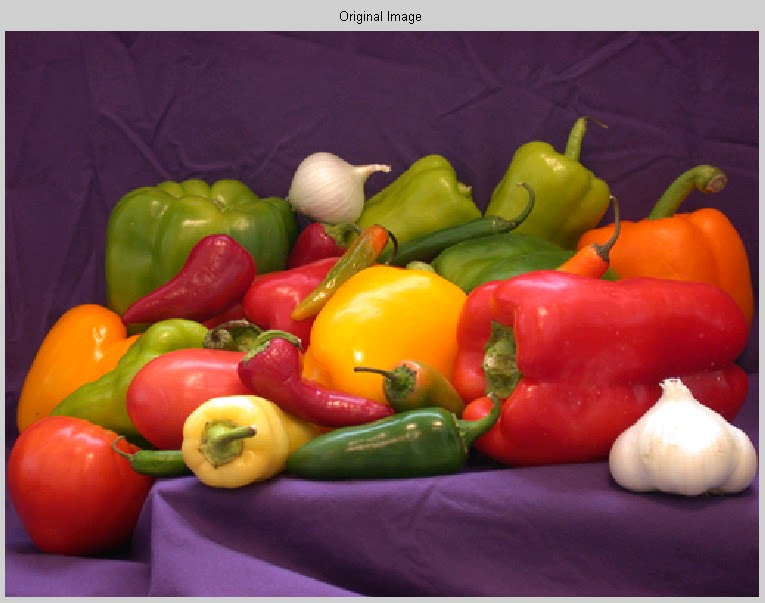
#> input picture Pictures/picture2.jpg, 765 x 603 px, found by its file name
$ python NegatifDonusum.py
#> lines starting #> are read from the running program, lines starting #| are printed output that depends on the picture
import pathlib
import cv2
from pathlib import Path

#Negatif Dönüşüm

print(cv2.__version__)

path = str(Path(pathlib.Path().absolute()).parents[0])
path+="\\Pictures"

image = cv2.imread(path+'\\picture2.jpg') # Need to be sure to have a 8-bit input
#> image is the input picture: shape (603, 765, 3); mean B, G, R 67.1, 75.9, 126.7
image_gray = cv2.imread(path+'\\picture2.jpg',cv2.IMREAD_GRAYSCALE) # Need to be sure to have a 8-bit input
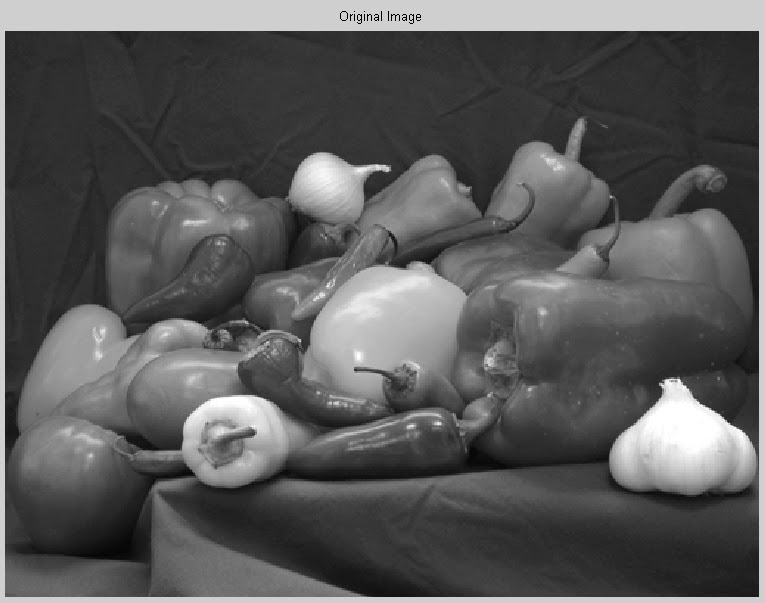
#> image_gray: shape (603, 765); min 0, max 255, mean 90.1

colored_negative = abs(255-image)
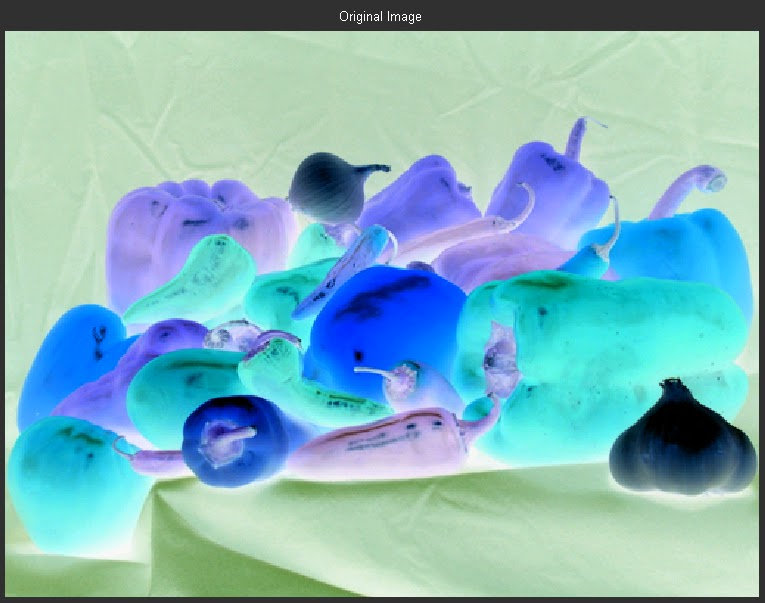
#> colored_negative: shape (603, 765, 3); mean B, G, R 187.9, 179.1, 128.3
gray_negative = abs(255-image_gray)
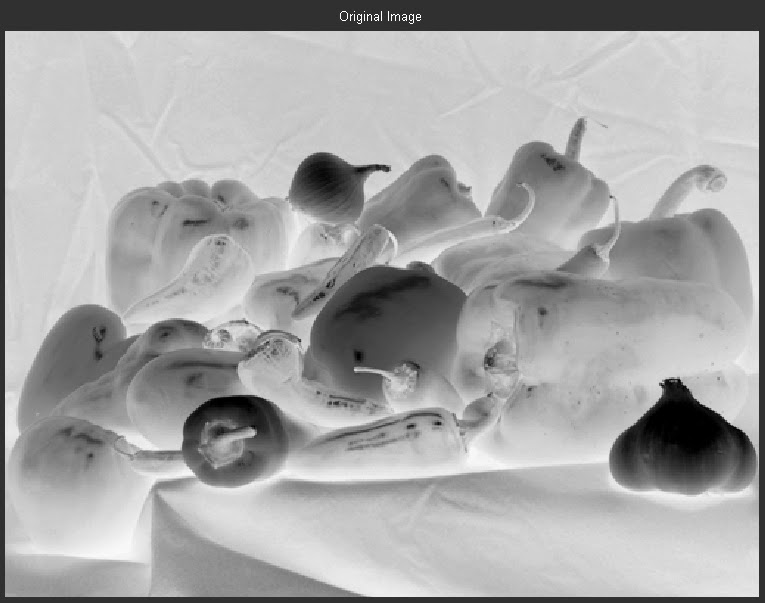
#> gray_negative: shape (603, 765); min 0, max 255, mean 164.9

cv2.imshow('Orijinal', image)
cv2.waitKey(0)
cv2.destroyAllWindows()

cv2.imshow('Orijinal Gri', image_gray)
cv2.waitKey(0)
cv2.destroyAllWindows()

cv2.imshow('Negatif', colored_negative)
cv2.waitKey(0)
cv2.destroyAllWindows()

cv2.imshow('Negatif Gri', gray_negative)
cv2.waitKey(0)
cv2.destroyAllWindows()

$ run again, with Pictures/picture1.jpg copied over Pictures/picture2.jpg
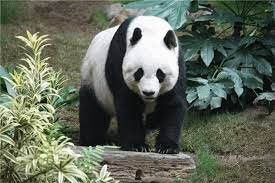
#> input picture Pictures/picture1.jpg, 275 x 183 px, found by its file name
#> image is the input picture: shape (183, 275, 3); mean B, G, R 90.1, 104.6, 97.2
#> `image_gray = cv2.imread(path+'\\picture2.jpg',cv2.IMREAD_GRAYSCALE)`:
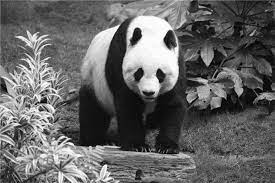
#> image_gray: shape (183, 275); min 0, max 255, mean 100.7
#> `gray_negative = abs(255-image_gray)`:
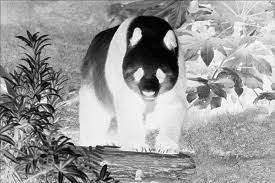
#> gray_negative: shape (183, 275); min 0, max 255, mean 154.3

$ run again, with Pictures/picture3.jpg copied over Pictures/picture2.jpg
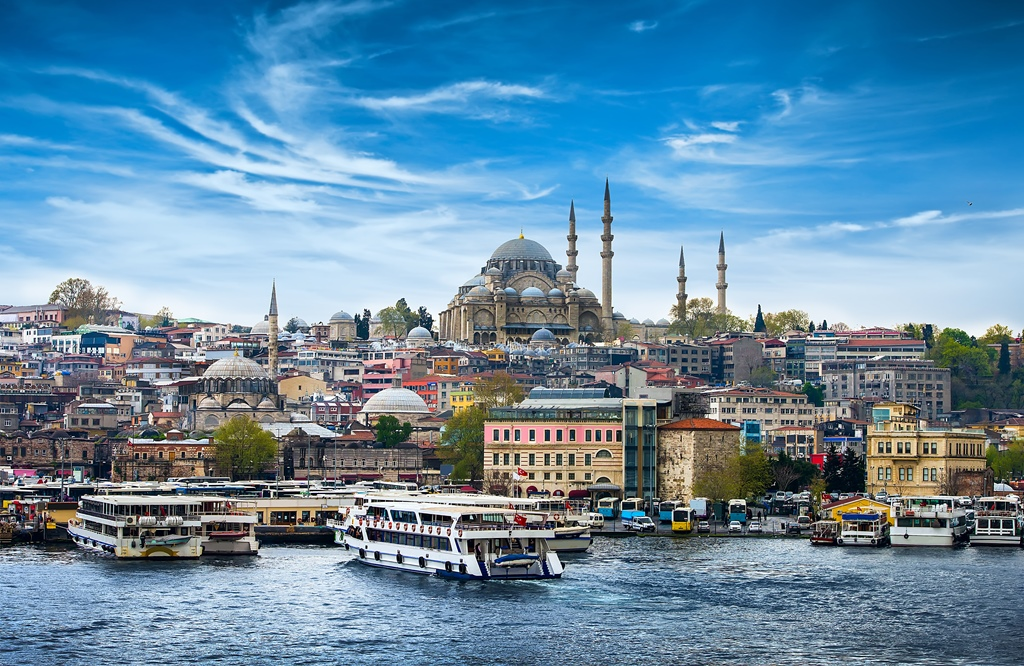
#> input picture Pictures/picture3.jpg, 1024 x 666 px, found by its file name
#> image is the input picture: shape (666, 1024, 3); mean B, G, R 164.7, 139.3, 101.1
#> `colored_negative = abs(255-image)`:
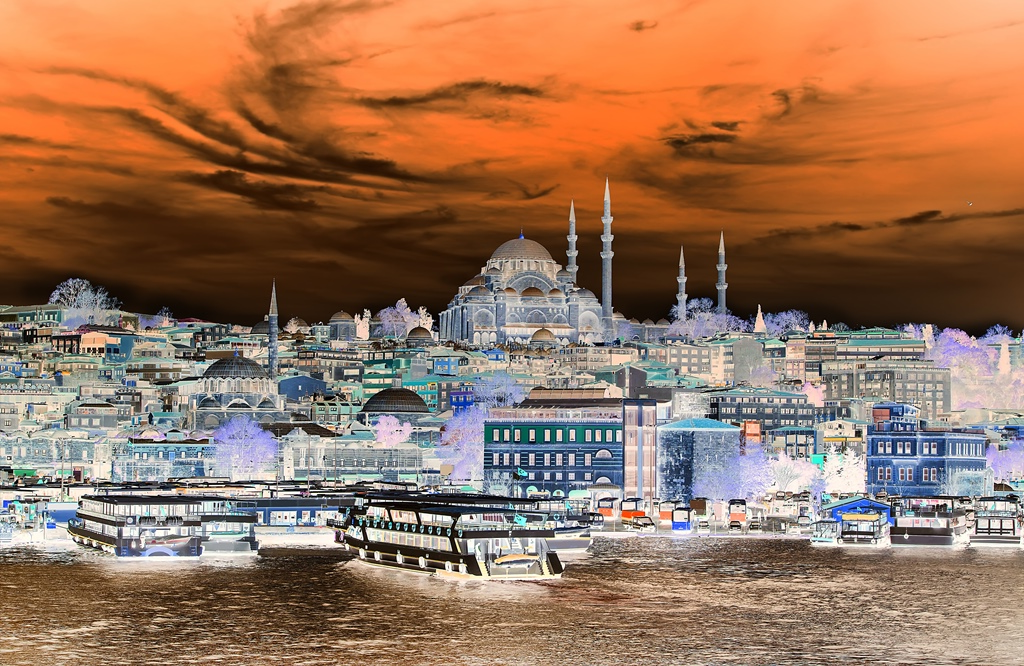
#> colored_negative: shape (666, 1024, 3); mean B, G, R 90.3, 115.7, 153.9
#> `gray_negative = abs(255-image_gray)`:
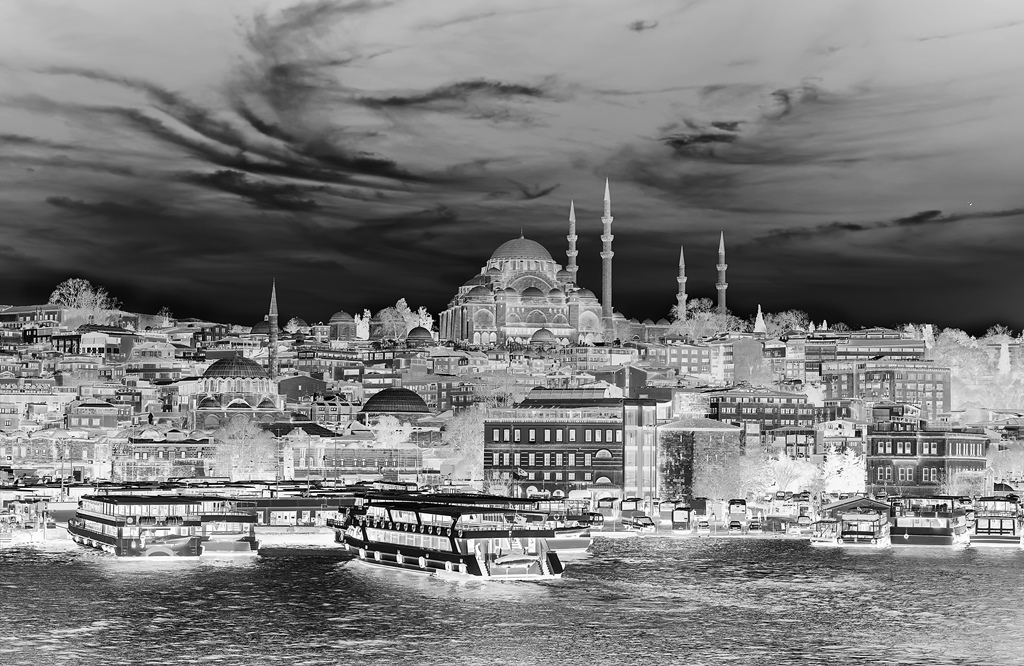
#> gray_negative: shape (666, 1024); min 0, max 255, mean 124.3

$ run again, with Pictures/picture8.jpg copied over Pictures/picture2.jpg
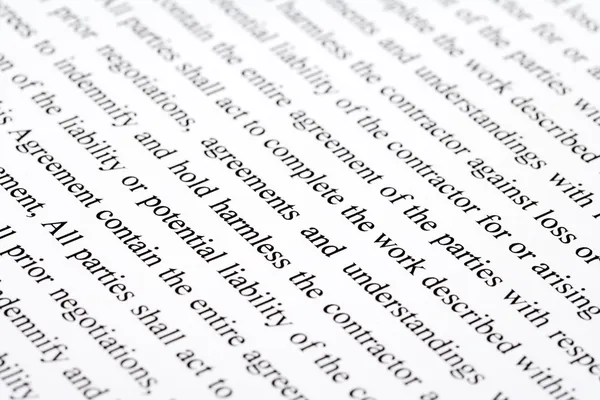
#> input picture Pictures/picture8.jpg, 600 x 400 px, found by its file name
#> image is the input picture: shape (400, 600, 3); mean B, G, R 233.6, 232, 232.5
#> `colored_negative = abs(255-image)`:
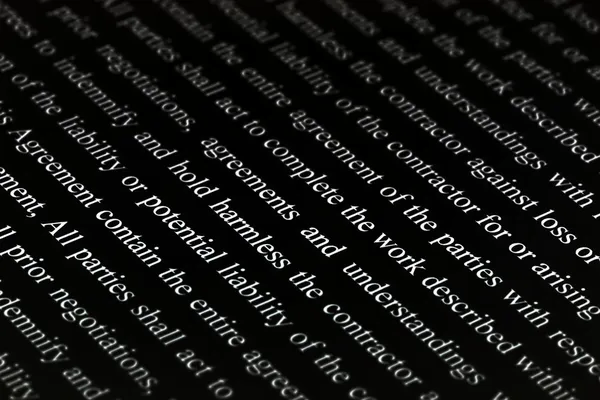
#> colored_negative: shape (400, 600, 3); mean B, G, R 21.4, 23, 22.5
